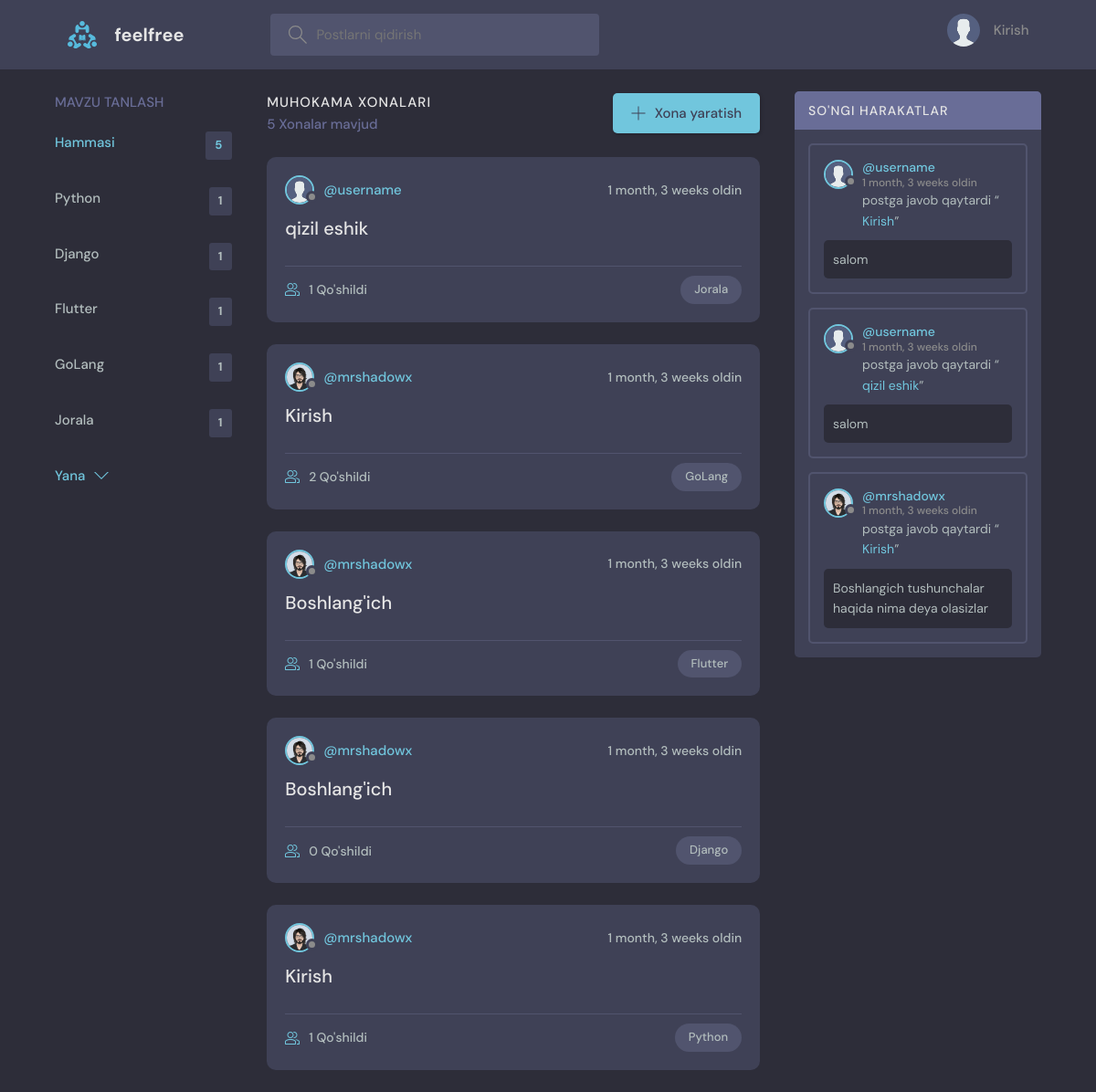
The page / on the database its author committed.
### base/models.py (models this page shows, shortened)
class Topic(models.Model):
    name = models.CharField(max_length=200)

class Room(models.Model):
    host = models.ForeignKey(User, on_delete=models.SET_NULL, null=True)
    topic = models.ForeignKey(Topic, on_delete=models.SET_NULL, null=True)
    name = models.CharField(max_length=200)
    description = models.TextField(null=True, blank=True)
    participants = models.ManyToManyField(
        User, related_name='participants', blank=True)
    updated = models.DateTimeField(auto_now=True)
    created = models.DateTimeField(auto_now_add=True)
    class Meta:
        ordering = ['-updated', '-created']
    def __str__(self):
        return self.name

class User(AbstractUser):
    name = models.CharField(max_length=200, null=True)
    email = models.EmailField(unique=True, null=True)
    bio = models.TextField(null=True)
    avatar = models.ImageField(null=True, default="avatar.svg")
    USERNAME_FIELD = 'email'
    REQUIRED_FIELDS = []

class Message(models.Model):
    user = models.ForeignKey(User, on_delete=models.CASCADE)
    room = models.ForeignKey(Room, on_delete=models.CASCADE)
    body = models.TextField()
    updated = models.DateTimeField(auto_now=True)
    created = models.DateTimeField(auto_now_add=True)
    class Meta:
        ordering = ['-updated', '-created']

### base/views.py (the view)
# urls.py: path('', views.home, name="home"),
def home(request):
    q = request.GET.get('q') if request.GET.get('q') != None else ''
    rooms = Room.objects.filter(
        Q(topic__name__icontains=q) |
        Q(name__icontains=q) |
        Q(description__icontains=q)
    )
    topics = Topic.objects.all()[0:5]
    room_count = rooms.count()
    room_messages = Message.objects.filter(
        Q(room__topic__name__icontains=q))[0:3]
    context = {'rooms': rooms, 'topics': topics,
               'room_count': room_count, 'room_messages': room_messages}
    return render(request, 'base/home.html', context)

### base/templates/base/home.html (shortened to what this page needs)
{% extends 'main.html' %}
{% block content %}
<main class="layout layout--3">
  <div class="container">
    {% include 'base/topics_component.html' %}
    <div class="roomList">
      <div class="roomList__header">
        <div>
          <h2>Muhokama xonalari</h2>
          <p>{{room_count}} Xonalar mavjud</p>
        </div>
        <a class="btn btn--main" href="{% url 'create-room' %}">
          <svg version="1.1" xmlns="http://www.w3.org/2000/svg" width="32" height="32" viewBox="0 0 32 32">
            <title>qo'shish</title>
            <path
              d="M16.943 0.943h-1.885v14.115h-14.115v1.885h14.115v14.115h1.885v-14.115h14.115v-1.885h-14.115v-14.115z">
            </path>
          </svg>
          Xona yaratish
        </a>
      </div>
      {% include 'base/feed_component.html' %}
    </div>
    {% include 'base/activity_component.html' %}
  </div>
</main>
{% endblock %}

### base/templates/base/topics_component.html
<div class="topics">
    <div class="topics__header">
        <h2>Mavzu tanlash</h2>
    </div>
    <ul class="topics__list">
        <li>
            <a href="{% url 'home' %}" class="active">Hammasi <span>{{topics.count}}</span></a>
        </li>
        {% for topic in topics %}
        <li>
            <a href="{% url 'home' %}?q={{topic.name}}">{{topic.name}}<span>{{topic.room_set.all.count}}</span></a>
        </li>
        {% endfor %}
    </ul>
    <a class="btn btn--link" href="{% url 'topics' %}">
        Yana
        <svg version="1.1" xmlns="http://www.w3.org/2000/svg" width="32" height="32" viewBox="0 0 32 32">
            <title>chevron-down</title>
            <path d="M16 21l-13-13h-3l16 16 16-16h-3l-13 13z"></path>
        </svg>
    </a>
</div>

### base/templates/base/feed_component.html (shortened to what this page needs)
{% for room in rooms %}
<div class="roomListRoom">
    <div class="roomListRoom__header">
        <a href="{% url 'user-profile' room.host.id %}" class="roomListRoom__author">
            <div class="avatar avatar--small">
                <img src="{{room.host.avatar.url}}" />
            </div>
            <span>@{{room.host.username}}</span>
        </a>
        <div class="roomListRoom__actions">
            <span>{{room.created|timesince}} oldin</span>
        </div>
    </div>
    <div class="roomListRoom__content">
        <a href="{% url 'room' room.id %}">{{room.name}}</a>
    </div>
    <div class="roomListRoom__meta">
        <a href="{% url 'room' room.id %}" class="roomListRoom__joined">
            {{room.participants.all.count}} Qo'shildi
        </a>
        <p class="roomListRoom__topic">{{room.topic.name}}</p>
    </div>
</div>
{% endfor %}

### base/templates/base/activity_component.html (shortened to what this page needs)
<div class="activities">
    <div class="activities__header">
        <h2>So'ngi harakatlar</h2>
    </div>
    {% for message in room_messages %}
    <div class="activities__box">
        <div class="activities__boxHeader roomListRoom__header">
            <a href="{% url 'user-profile' message.user.id %}" class="roomListRoom__author">
                <div class="avatar avatar--small">
                    <img src="{{message.user.avatar.url}}" />
                </div>
                <p>
                    @{{message.user.username}}
                    <span>{{message.created|timesince}} oldin</span>
                </p>
            </a>
        </div>
        <div class="activities__boxContent">
            <p>postga javob qaytardi “<a href="{% url 'room' message.room.id %}">{{message.room}}</a>”</p>
            <div class="activities__boxRoomContent">{{message.body}}</div>
        </div>
    </div>
    {% endfor %}
</div>

### rows shown on the page
Topic: name "Python", room_set.all.count "1"
Topic: name "Django", room_set.all.count "1"
Topic: name "Flutter", room_set.all.count "1"
Topic: name "GoLang", room_set.all.count "1"
Topic: name "Jorala", room_set.all.count "1"
Room: host.avatar (placeholder picture), host.username "username", created "1 month, 3 weeks", name "qizil eshik", participants.all.count "1", topic.name "Jorala"
Room: host.avatar (picture), host.username "mrshadowx", created "1 month, 3 weeks", name "Kirish", participants.all.count "2", topic.name "GoLang"
Room: host.avatar (picture), host.username "mrshadowx", created "1 month, 3 weeks", name "Boshlang'ich", participants.all.count "1", topic.name "Flutter"
Room: host.avatar (picture), host.username "mrshadowx", created "1 month, 3 weeks", name "Boshlang'ich", participants.all.count "0", topic.name "Django"
Room: host.avatar (picture), host.username "mrshadowx", created "1 month, 3 weeks", name "Kirish", participants.all.count "1", topic.name "Python"
Message: user.avatar (placeholder picture), user.username "username", created "1 month, 3 weeks", room "Kirish", body "salom"
Message: user.avatar (placeholder picture), user.username "username", created "1 month, 3 weeks", room "qizil eshik", body "salom"
Message: user.avatar (picture), user.username "mrshadowx", created "1 month, 3 weeks", room "Kirish", body "Boshlangich tushunchalar haqida nima deya olasizlar"

### other values the page prints
{{ topics.count }} "5"
{{ room_count }} "5"
